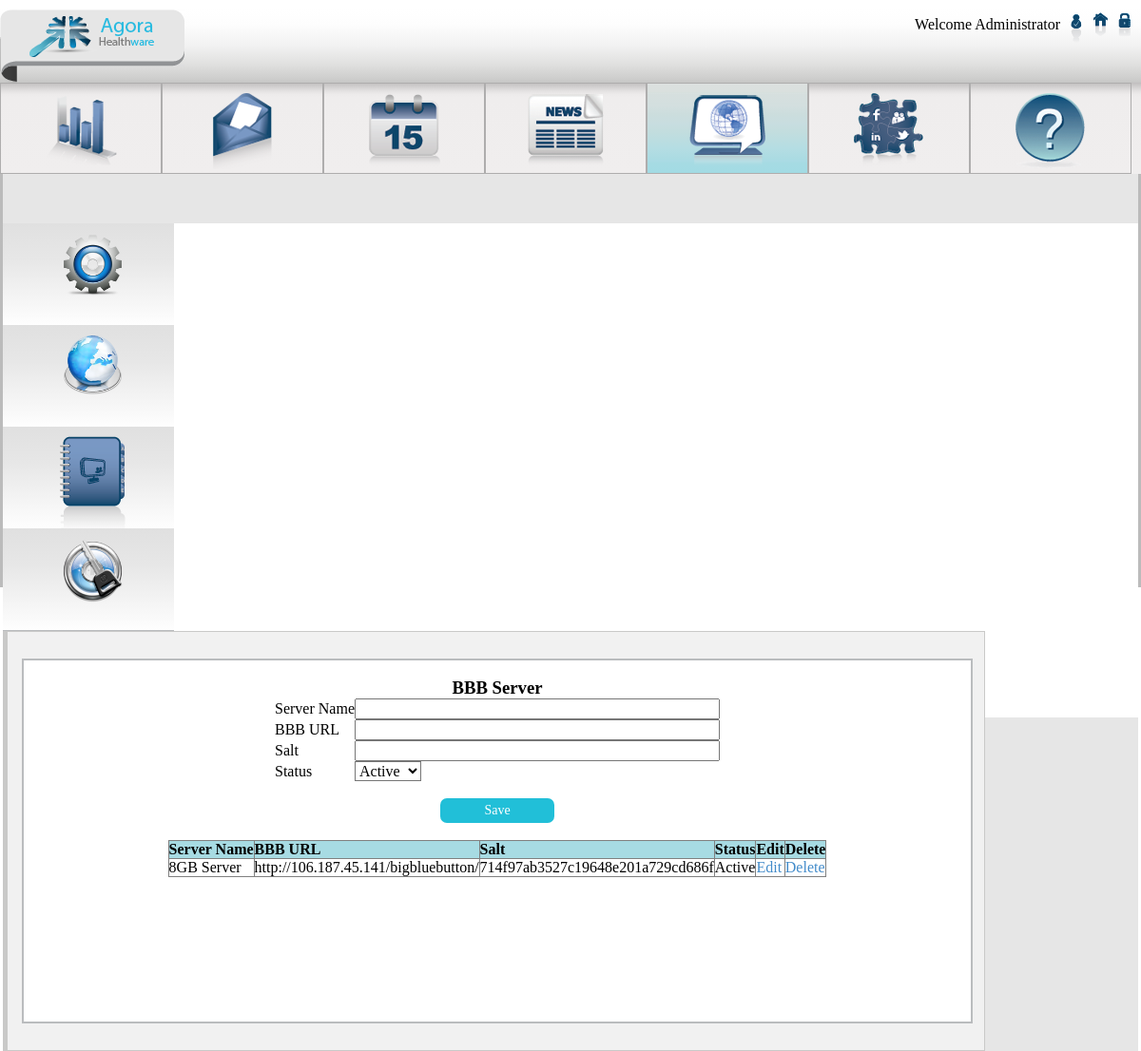
/server.php (signed in), run on an earlier commit of the app's database.
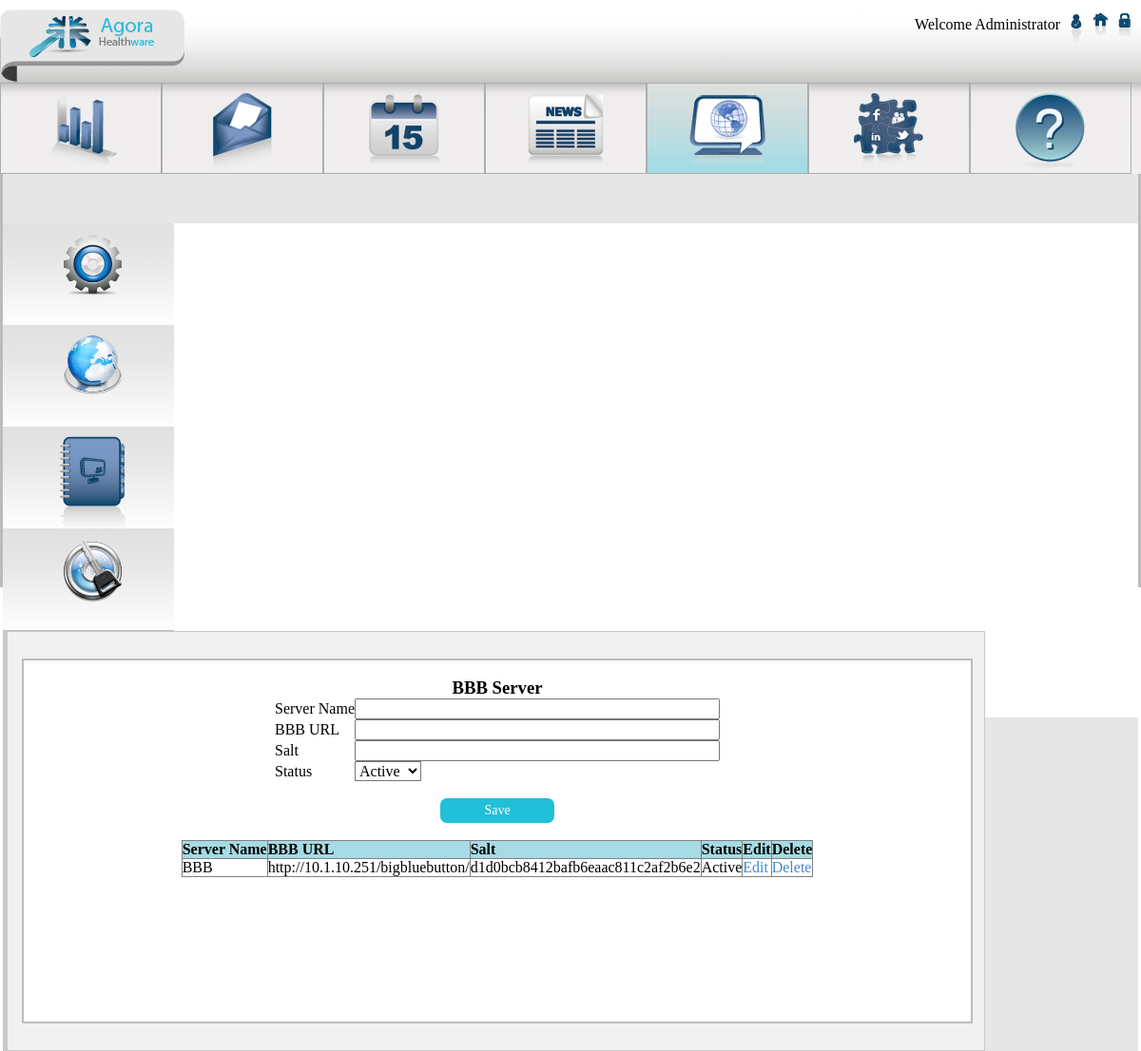
And on a later commit of the database.
### tables this page shows
CREATE TABLE `servers` (
  `id` int(11) NOT NULL AUTO_INCREMENT,
  `name` varchar(255) DEFAULT NULL,
  `url` varchar(255) DEFAULT NULL,
  `salt` varchar(255) DEFAULT NULL,
  `version` varchar(255) DEFAULT NULL,
  `created_at` datetime DEFAULT NULL,
  `updated_at` datetime DEFAULT NULL,
  `param` varchar(255) DEFAULT NULL,
  `status` int(1) DEFAULT NULL,
  PRIMARY KEY (`id`)
);

### classes/DBAccess.php (called while the page is built, shortened)
<?php
    class DBAccess{
        public function getAllServers(){
            $sql="select * from servers";
            return(mysql_query($sql));
        }
        public function checkServerInUse($id){
            $flag=false;
            $sql="select * from meetings where server_id=".$id;
            $result=mysql_query($sql);
            $count=mysql_num_rows($result);
            return $flag;
        }
    }
?>

### server.php (the view, shortened to what this page needs)
<?php
    require_once('classes/DBAccess.php');
    $dbAccess = new DBAccess();
    $result=$dbAccess->getAllServers();
?>
<!doctype html>
<html lang="en">
    <head>
        <link rel="stylesheet" type="text/css" href="css/Style.css"/>
        <link rel="icon" href="favicon.ico" type="image/x-icon" /
        <link rel="stylesheet" type="text/css" href="css/rhd.css"/>
    </head>
    <body>
        <?php include_once 'assets/main/HeaderNew.php'; ?>
        <?php include_once 'assets/main/LeftSideNew.php'; ?>
        <div id="rightform">
            <div class="RightTextCntr">
                <div class="contentCntrTab">
            <br>
            <h3 style="text-align: center;">BBB Server</h3>
            <form method="post" action="" name="frm" onsubmit="return server();">
                <table align="center" class="rightform">
                    <tr><td>Server Name</td><td><input type="text" name="server_name"  size="40" maxlength="250"></td></tr>
                    <tr><td>BBB URL</td><td><input type="text" name="url" size="40" maxlength="250"></td></tr>
                    <tr><td>Salt</td><td><input type="text" name="salt"  size="40" maxlength="250"></td></tr>
                    <tr><td>Status</td><td>
                        <select name="status">
                            <option value="1">Active</option>
                        </select>
                    </td></tr>
                    <tr><td align="center" colspan="2">&nbsp;</td></tr>
                    <tr><td align="center" colspan="2"><input type="submit" name="submit" value="Save" class="Btn"></td></tr>
                </table>
            </form>
            <br>
            <table align="center" class="rightform" border="1">
            <tr><th>Server Name</th><th>BBB URL</th><th>Salt</th><th>Status</th><th>Edit</th><th>Delete</th></tr>
            <?php
                while($row=mysql_fetch_array($result)){
                    echo "<tr>";
                    echo "<td>".$row['name']."</td>";
                    echo "<td>".$row['url']."</td>";
                    echo "<td>".$row['salt']."</td>";
                    $status=array("Passive","Active");
                    echo "<td>".$status[$row['status']]."</td>";
                    echo "<td><a href='editserver.php?id=".$row['id']."'>Edit</a></td>";
                    echo "<td>";
                    if(!$dbAccess->checkServerInUse($row['id'])){
                        echo "<a href='#' onclick='deleteConfirm(".$row['id'].")' >Delete</a>";
                    }else{
                        echo "In Use";
                    }
                    echo "</td>";
                    echo "</tr>";
                }
            ?>
            </table>
        </div>
                </div>
            </div>
    </body>
    </html>

### assets/main/HeaderNew.php
<div id="topdiv">
<div id="Container">
<div id="top">
    <div class="headerCntr">
        <div class="logoCntr"> <a href="#"><img src="images/logo.png" alt="Logo" border="0"> </a></div>
        <div class="RightCntr"> <span>Welcome <?php echo $_SESSION['full_name']; ?></span> <img src="images/man.png" alt="Welcome" >
        <a href="#"><img src="images/home.png" alt="Home" id="east1" title="Home"  border="0" ></a>
        <a href="logout.php?logout=1"><img src="images/lock.png" id="east" title="Log Out" alt="Log Out" border="0" ></a> </div>
    </div>
    <div class="menuCntr">
        <div class="menuMain" id='north' title='GRAPH' >
            <div id="Cntr">
                <div><a href='#' ><img src="images/graph.png" border="0" > </a> </div>
            </div>
        </div>
        <div class="menuMain" id='north1' title='MESSAGE'>
            <div id="Cntr">
                <div><a href='#'> <img src="images/message.png" border="0" ></a> </div>
            </div>
        </div>
        <div class="menuMain" id='north2' title='CALENDAR'>
            <div id="Cntr">
                <div><a href='#' > <img src="images/calendr.png" border="0" ></a> </div>
            </div>
        </div>
        <div class="menuMain " id='north3' title='NEWS'>
            <div id="Cntr">
                <div><a href='#'> <img src="images/news.png" border="0" > </a></div>
            </div>
        </div>
        <div class="Actv" id='north4' title='WEBINAR'>
            <div id="Cntr">
                <div> <a  href='#' ><img src="images/chat.png" border="0" > </a></div>
            </div>
        </div>
        <div class="menuMain" id='north5' title='FOLLOW US'>
            <div id="Cntr">
                <div> <a href='#' ><img src="images/social.png" border="0" ></a> </div>
            </div>
        </div>
        <div class="menuMain" id='north6' title='QUESTION'>
            <div id="Cntr">
                <div> <a  href='#' ><img src="images/question.png" border="0" > </a></div>
            </div>
        </div>
    </div>
</div>
</div>
</div>
<div class="Search_maincontr">
</div>

### assets/main/LeftSideNew.php (shortened to what this page needs)
<div id="content">
<div class="mainContainerCntr">
<div id="leftside">
<div class="LeftMenuCntr" style="position:relative;" >
<?php if($_SESSION['user_type'] == "admin") { ?>
    <div class="menuMainBtm Active1" title="SETTINGS" id="north7">
        <a href="settings.php" id="repRfq"> <div id="Cntr2"><div>
                <div class="webinar1"> <img src="images/settings.png" border="0" > </div>
                </div> </div></a>
    </div>
<?php } ?>
<?php if($_SESSION['user_type'] == "admin") { ?>
    <div class="menuMainBtm" title="BBB SERVER" id="north8">
        <a href="server.php" id="repRfq"> <div id="Cntr2"><div>
                <div class="webinar1"> <img src="images/server.png" border="0" > </div>
                </div></div></a>
    </div>
<?php } ?>
<?php if($_SESSION['user_type'] == "admin") { ?>
    <div class="menuMainBtm" title="DIRECTORY" id="north9">
        <a href="directory.php" id="repRfq"> <div id="Cntr2"><div>
                <div class="webinar1"> <img src="images/webinar1.png" border="0" > </div>
                    </div></div></a>
    </div>
<?php } ?>
<?php if($_SESSION['user_type'] == "admin") { ?>
    <div class="menuMainBtm" title="CHANGE PASSWORD" id="north10">
        <a href="change_password.php" id="repRfq"> <div id="Cntr2"><div>
                <div class="webinar1"> <img src="images/password.png" border="0" > </div>
                    </div> </div></a>
    </div>
<?php } ?>
</div>
</div>

What changed in the data, as far as the page shows it:
removed servers: name "8GB Server", url "http://106.187.45.141/bigbluebutton/", salt "714f97ab3527c19648e201a729cd686f", status "Active"
added servers: name "BBB", url "http://10.1.10.251/bigbluebutton/", salt "d1d0bcb8412bafb6eaac811c2af2b6e2", status "Active"
